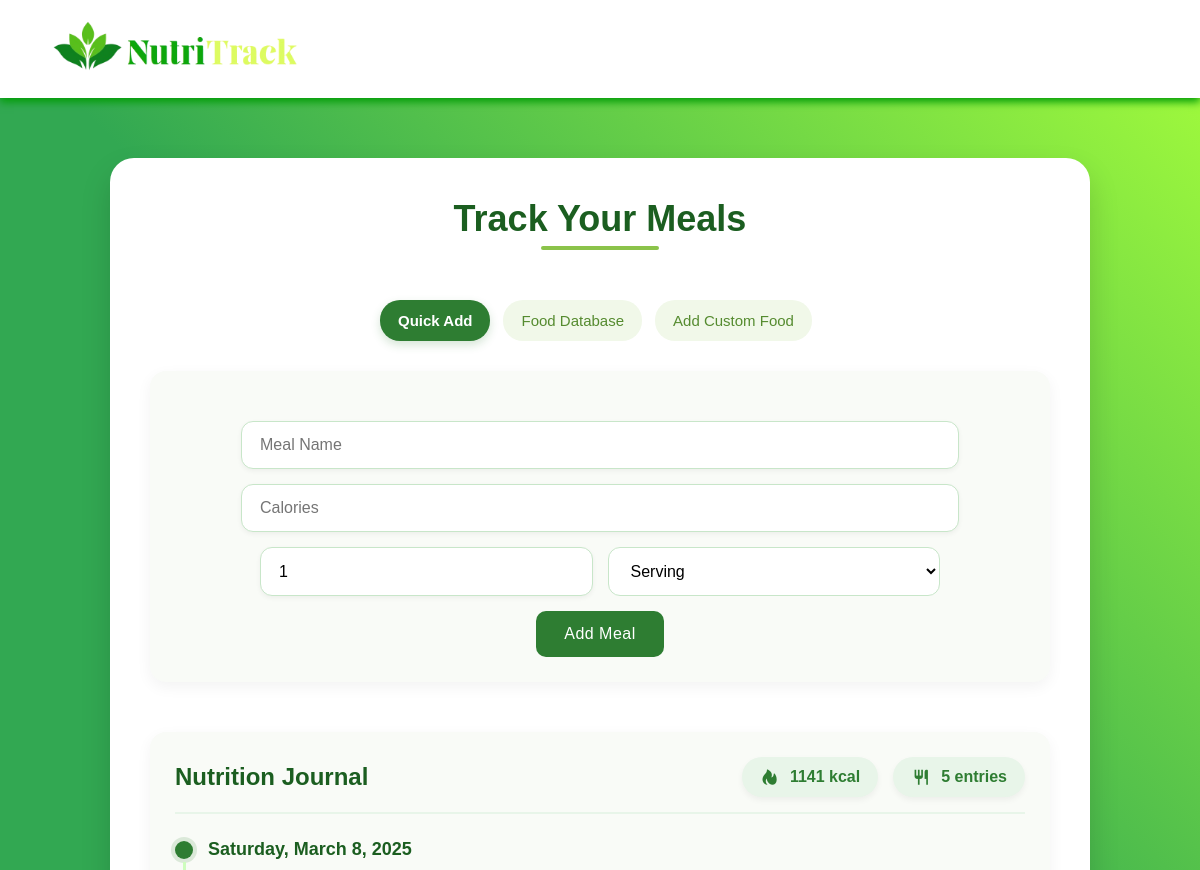
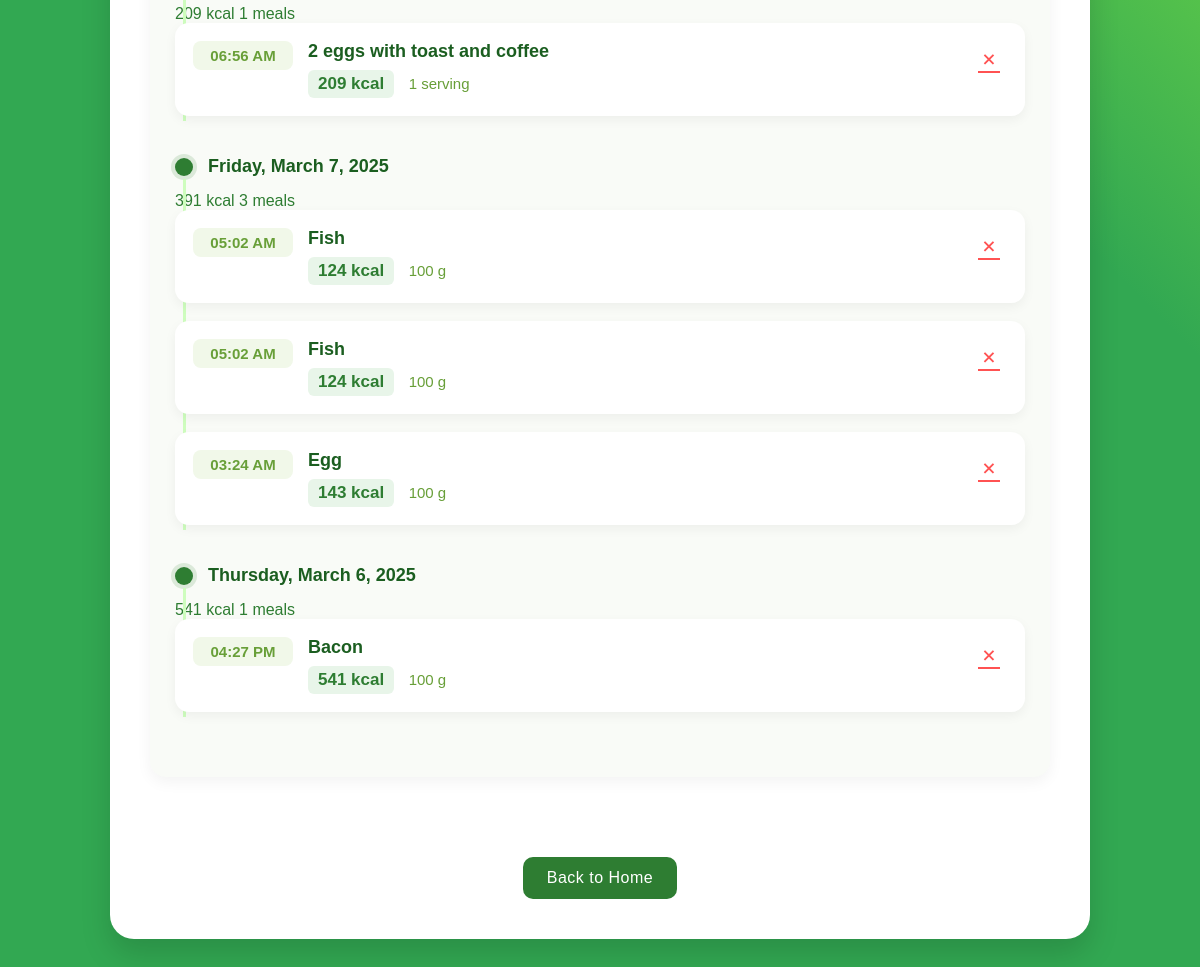
Screenshot of /codes/php/meal_tracker.php (signed in) with the database file from the repository (2 pictures, top to bottom).
### tables this page shows
CREATE TABLE `meals` (
  `id` int(11) NOT NULL,
  `username` varchar(255) NOT NULL,
  `meal_name` varchar(255) NOT NULL,
  `calories` int(11) NOT NULL,
  `created_at` timestamp NOT NULL DEFAULT current_timestamp(),
  `portion_size` float DEFAULT 1,
  `portion_unit` varchar(20) DEFAULT 'serving',
  `food_id` int(11) DEFAULT 0
);

### codes/php/meal_tracker.php (the view, shortened to what this page needs)
<?php
require_once 'init.php';
$username = $_SESSION['username'];
$meals_query = "SELECT id, meal_name, calories, portion_size, portion_unit, food_id, created_at
                FROM meals WHERE username = ? ORDER BY created_at DESC";
$stmt = $conn->prepare($meals_query);
$stmt->bind_param("s", $username);
$stmt->execute();
$result = $stmt->get_result();
$meals = [];
$total_calories = 0;
$meals_by_date = [];
while ($row = $result->fetch_assoc()) {
    $meals[] = $row;
    $total_calories += $row['calories'];
    $date = date('Y-m-d', strtotime($row['created_at']));
    if (!isset($meals_by_date[$date])) {
        $meals_by_date[$date] = [];
    }
    $meals_by_date[$date][] = $row;
}
?>
<!DOCTYPE html>
<html lang="en">
<head>
    <link href='https://unpkg.com/boxicons@2.1.4/css/boxicons.min.css' rel='stylesheet'>
    <link rel="stylesheet" href="/nutrition_tracker/codes/css/meal_trackers.css">
</head>
<body>
<div class="navbar">
<div class="logo"><img src="/nutrition_tracker/codes/images/logoname.png" alt="NutriTrack Logo" style="width: 250px; height: auto;"></div>
</div>
<div class="container">
    <h1>Track Your Meals</h1>
    <div class="tabs">
    <div class="tab active" data-tab="quick-add">Quick Add</div>
    <div class="tab" data-tab="food-database">Food Database</div>
    <div class="tab" data-tab="custom-food">Add Custom Food</div>
</div>
    <div class="tab-content active" id="quick-add">
        <form method="POST" action="">
            <input type="text" name="meal_name" placeholder="Meal Name" required pattern="[A-Za-z\s]{3,}" title="Only valid meals with more than two letters are allowed" onkeypress="return event.charCode != 96">
            <input type="number" name="calories" placeholder="Calories" required>
            <div class="portion-controls">
                <input type="number" name="portion_size" placeholder="Portion Size" value="1" step="0.1" min="0.1" required>
                <select name="portion_unit">
                    <option value="serving">Serving</option>
                </select>
            </div>
            <button type="submit" class="btn">Add Meal</button>
        </form>
    </div>
    <div class="nutrition-journal">
        <div class="journal-header">
            <h2>Nutrition Journal</h2>
            <div class="calorie-summary">
                <div class="calorie-badge">
                    <i class='bx bxs-hot'></i>
                    <span><?php echo $total_calories; ?> kcal</span>
                </div>
                <div class="meal-count">
                    <i class='bx bx-restaurant'></i>
                    <span><?php echo count($meals); ?> entries</span>
                </div>
            </div>
        </div>
        <?php if (count($meals_by_date) > 0): ?>
            <div class="journal-timeline">
                <?php foreach ($meals_by_date as $date => $day_meals): ?>
                    <div class="journal-day">
                        <div class="day-header">
                            <div class="day-marker">
                                <div class="date-circle"></div>
                            </div>
                            <h3 class="day-date"><?php echo date('l, F j, Y', strtotime($date)); ?></h3>
                        </div>
                        <div class="day-entries">
                            <?php
                            $day_total = 0;
                            foreach ($day_meals as $meal) {
                                $day_total += $meal['calories'];
                            }
                            ?>
                            <div class="day-summary">
                                <span class="day-total"><?php echo $day_total; ?> kcal</span>
                                <span class="day-count"><?php echo count($day_meals); ?> meals</span>
                            </div>
                            <?php foreach ($day_meals as $meal): ?>
                                <div class="journal-entry">
                                    <div class="entry-time">
                                        <?php echo date('h:i A', strtotime($meal['created_at'])); ?>
                                    </div>
                                    <div class="entry-content">
                                        <h4><?php echo htmlspecialchars($meal['meal_name']); ?></h4>
                                        <div class="entry-calories"><?php echo htmlspecialchars($meal['calories']); ?> kcal</div>
                                        <?php if($meal['portion_size']): ?>
                                            <div class="entry-portion">
                                                <?php echo htmlspecialchars($meal['portion_size']); ?>
                                                <?php echo htmlspecialchars($meal['portion_unit']); ?>
                                            </div>
                                        <?php endif; ?>
                                    </div>
                                    <a href="?delete_id=<?php echo $meal['id']; ?>" class="entry-delete" title="Delete this meal">
                                        <i class='bx bx-x'></i>
                                    </a>
                                </div>
                            <?php endforeach; ?>
                        </div>
                    </div>
                <?php endforeach; ?>
            </div>
        <?php endif; ?>
    </div>
    <a href="home.php" class="btn home-btn">Back to Home</a>
</div>
</body>
</html>

### rows the page displays
meals: created_at "06:56 AM", meal_name "2 eggs with toast and coffee", calories "209", portion_size "1", portion_unit "serving"
meals: created_at "05:02 AM", meal_name "Fish", calories "124", portion_size "100", portion_unit "g"
meals: created_at "05:02 AM", meal_name "Fish", calories "124", portion_size "100", portion_unit "g"
meals: created_at "03:24 AM", meal_name "Egg", calories "143", portion_size "100", portion_unit "g"
meals: created_at "Thursday, March 6, 2025", created_at "04:27 PM", meal_name "Bacon", calories "541", portion_size "100", portion_unit "g"

### other values shown
$total_calories "1141"
count($meals) "5"
date('l, F j, Y', strtotime($date)) "Saturday, March 8, 2025"
$day_total "209"
count($day_meals) "1"
date('l, F j, Y', strtotime($date)) "Friday, March 7, 2025"
$day_total "391"
count($day_meals) "3"
$day_total "541"
